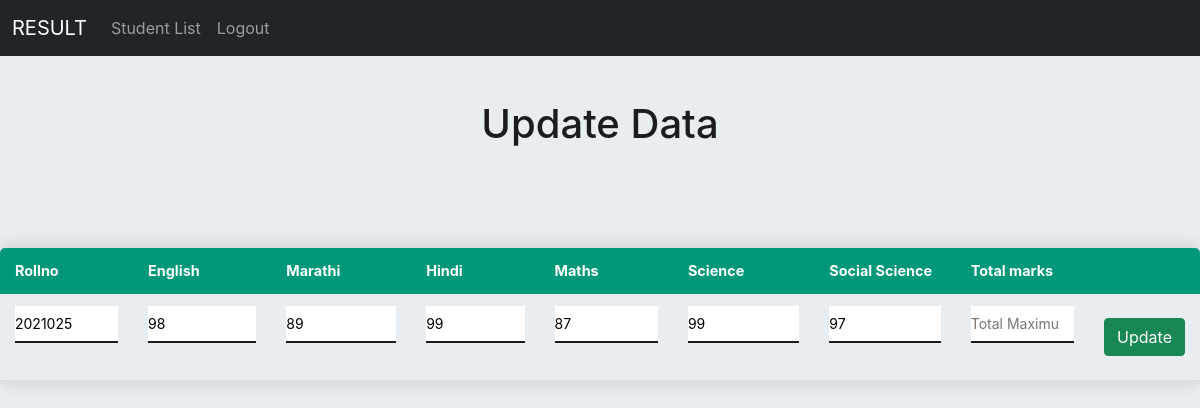
The page /admin/edit.php?id=6 on the database its author committed.
### tables this page shows
CREATE TABLE `result` (
  `id` int(11) NOT NULL,
  `rollno` int(11) NOT NULL,
  `english` int(10) NOT NULL,
  `marathi` int(10) NOT NULL,
  `hindi` int(10) NOT NULL,
  `maths` int(10) NOT NULL,
  `science` int(10) NOT NULL,
  `socialscience` int(10) NOT NULL,
  `percentage` float NOT NULL,
  `result` varchar(4) NOT NULL
);

### admin/edit.php (the view, shortened to what this page needs)
<?php
include "connect.php";
$id = $_GET['id'];
$qry = mysqli_query($conn,"select * from result where id='$id'");
$data = mysqli_fetch_array($qry);
?>
<!DOCTYPE html>
<html lang="en">
<head>
  <link href="https://cdn.jsdelivr.net/npm/bootstrap@5.1.3/dist/css/bootstrap.min.css" rel="stylesheet">
  <link rel="stylesheet" href="admin.css" type="text/css">
</head>
<body>
    <nav class="navbar navbar-expand-sm bg-dark navbar-dark fixed-top">
        <div class="container-fluid">
            <a class="navbar-brand" href="adminindex.php">RESULT</a>
            <div class="collapse navbar-collapse" id="collapsibleNavbar">
                <ul class="navbar-nav nav-right">
                    <li class="nav-item">
                        <a class="nav-link" href="studentlist.php">Student List</a>
                    </li>
                    <li class="nav-item">
                        <a class="nav-link" href="login.php">Logout</a>
                    </li>
                </ul>
            </div>
        </div>
    </nav>
            <form method="POST" style="text-align: center; margin-top: 100px;">
                <h1>Update Data</h1>
                <table class="content-table">
                    <thead>
                        <tr>
                            <th>Rollno</th>
                            <th>English</th>
                            <th>Marathi</th>
                            <th>Hindi</th>
                            <th>Maths</th>
                            <th>Science</th>
                            <th>Social Science</th>
                            <th>Total marks</th>
                            <th></th>
                        </tr>
                    </thead>
                    <tbody>
                        <tr>
                            <td><input type="text" class="rollno" name="rollno" value="<?php echo $data['rollno'] ?>" placeholder="Roll no..." required></td>
                            <td><input type="number" class="english" name="english" value="<?php echo $data['english'] ?>" placeholder="English..." required></td>
                            <td><input type="number" class="marathi" name="marathi" value="<?php echo $data['marathi'] ?>" placeholder="Marathi..." required></td>
                            <td><input type="number" class="hindi" name="hindi" value="<?php echo $data['hindi'] ?>" placeholder="Hindi..." required></td>
                            <td><input type="number" class="maths" name="maths" value="<?php echo $data['maths'] ?>" placeholder="Maths..." required></td>
                            <td><input type="number" class="science" name="science" value="<?php echo $data['science'] ?>" placeholder="Science..." required></td>
                            <td><input type="number" class="socialscience" name="socialscience" value="<?php echo $data['socialscience'] ?>" placeholder="Social Science..." required></td>
                            <td><input type="number" class="totalmarks" name="totalmarks" placeholder="Total Maximum Marks..." required></td>
                            <td><button class="btn btn-success" name="update">Update</button></td>
                        </tr>
                    </tbody>
                </table>
            </form>
</body>
</html>

### admin/admin.css (style rules this page uses)
* { padding: 0; margin: 0; box-sizing: border-box; font-family:-apple-system, BlinkMacSystemFont, 'Segoe UI', Roboto, Oxygen, Ubuntu, Cantarell, 'Open Sans', 'Helvetica Neue', sans-serif; }
body { background-color: #e8edf2; }
h1 { color: #1c1c1e; margin-bottom: 20px; text-align: center; }
input { border: none; outline: none; border-radius: 0; width: 100%; border-bottom: 2px solid #1c1c1e; margin-bottom: 25px; padding: 7px 0; font-size: 14px; }
button { color: white; background-color: #1c1c1e; border: none; outline: none; border-radius: 2px solid #1c1c1e; font-size: 1rem; padding: 10px; border-radius: 5px; }
.content-table { border-collapse: collapse; margin: 25px 0; font-size: 0.9rem; border-radius: 5px 5px 0 0; min-width: 400px; overflow: hidden; box-shadow: 0 0 20px rgba(0,0,0,0.15); margin-top: 100px; margin-left: auto; margin-right: auto; }
.content-table thead tr { background-color: #009879; color: #fff; text-align: left; }
.content-table th, .content-table td { padding: 12px 15px; }
.content-table tbody tr { border-bottom: 1px solid #dddddd; }

### rows shown on the page
result: rollno "2021025", english "98", marathi "89", hindi "99", maths "87", science "99", socialscience "97"
